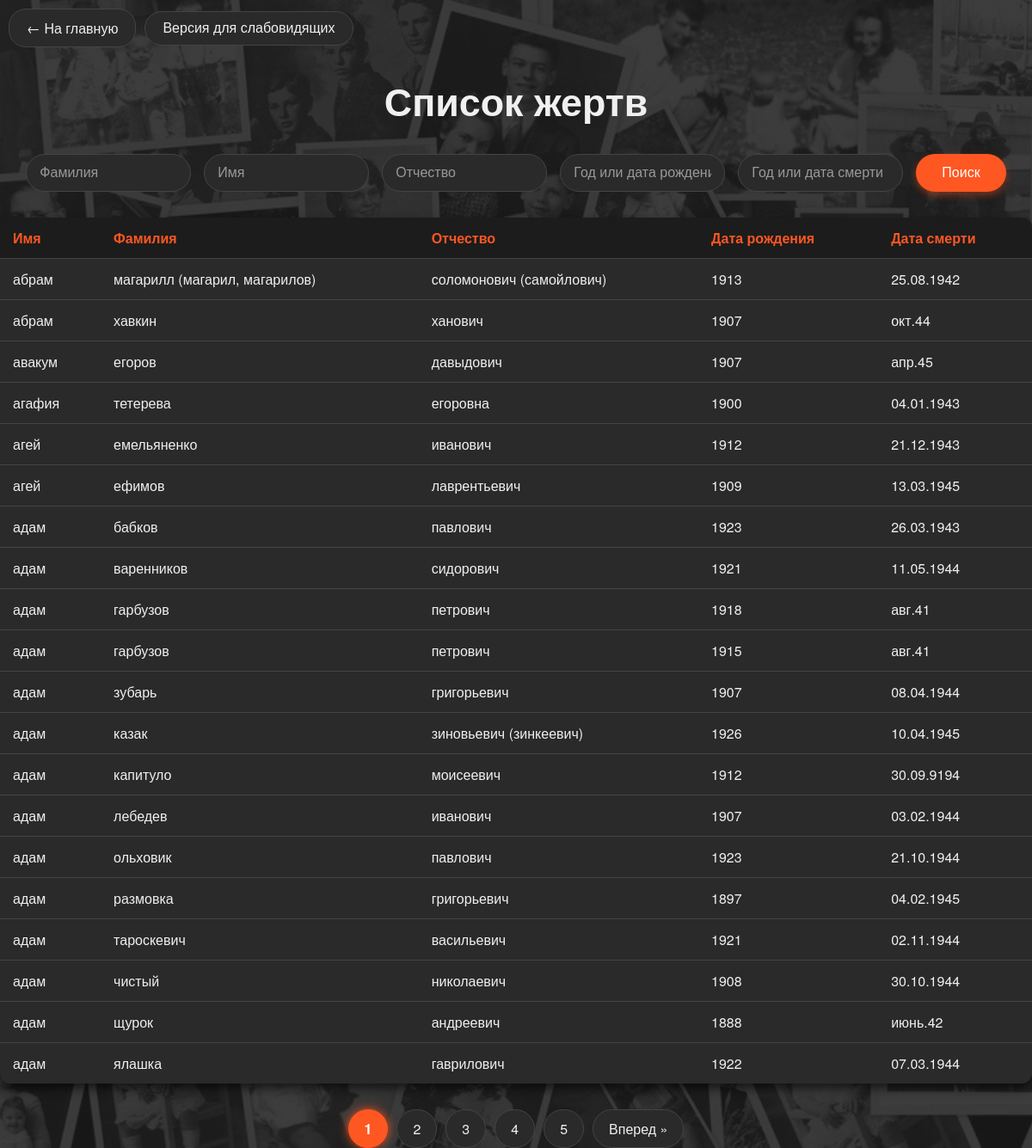
The page /6btn.php on the database its author committed.
### tables this page shows
CREATE TABLE "people" (
	"name"	TEXT,
	"surname"	TEXT,
	"patronymic"	TEXT,
	"birth_date"	TEXT,
	"death_date"	TEXT
);

### 6btn.php (the view, shortened to what this page needs)
<?php
function h($str) {
    return htmlspecialchars($str ?? '', ENT_QUOTES, 'UTF-8');
}
$pdo = new PDO('sqlite:bd_from_csv.sqlite');
$pdo->setAttribute(PDO::ATTR_ERRMODE, PDO::ERRMODE_EXCEPTION);
$surname = $_GET['surname'] ?? '';
$name = $_GET['name'] ?? '';
$patronymic = $_GET['patronymic'] ?? '';
$birth_date = $_GET['birth_date'] ?? '';
$death_date = $_GET['death_date'] ?? '';
$page = max(1, (int)($_GET['page'] ?? 1));
$perPage = 20;
$where = [];
$params = [];
$where[] = "surname != 'Фамилия'";
$where[] = "name != 'Имя'";
$where[] = "patronymic != 'Отчество'";
$where[] = "birth_date != 'Дата рождения'";
$where[] = "death_date != 'Дата смерти'";
$whereSQL = $where ? 'WHERE ' . implode(' AND ', $where) : '';
$countStmt = $pdo->prepare("SELECT COUNT(*) FROM people $whereSQL");
$countStmt->execute($params);
$total = $countStmt->fetchColumn();
$offset = ($page - 1) * $perPage;
$sql = "SELECT * FROM people $whereSQL ORDER BY surname, name, patronymic LIMIT :limit OFFSET :offset";
$stmt = $pdo->prepare($sql);
$stmt->bindValue(':limit', $perPage, PDO::PARAM_INT);
$stmt->bindValue(':offset', $offset, PDO::PARAM_INT);
$stmt->execute();
$results = $stmt->fetchAll(PDO::FETCH_ASSOC);
$totalPages = ceil($total / $perPage);
?>
<!DOCTYPE html>
<html lang="ru">
<head>
</head>
<body>
<div class="top-controls">
  <a href="index.html" class="back-home-btn">← На главную</a>
  <button onclick="toggleAccessibility()" id="accessibilityBtn">Версия для слабовидящих</button>
</div>
<h1>Список жертв</h1>
<form method="get">
    <input type="text" name="surname" placeholder="Фамилия" value="<?= h($surname) ?>" />
    <input type="text" name="name" placeholder="Имя" value="<?= h($name) ?>" />
    <input type="text" name="patronymic" placeholder="Отчество" value="<?= h($patronymic) ?>" />
    <input type="text" name="birth_date" placeholder="Год или дата рождения" value="<?= h($birth_date) ?>" />
    <input type="text" name="death_date" placeholder="Год или дата смерти" value="<?= h($death_date) ?>" />
    <button type="submit">Поиск</button>
</form>
<table>
    <thead>
        <tr>
            <th>Имя</th>
            <th>Фамилия</th>
            <th>Отчество</th>
            <th>Дата рождения</th>
            <th>Дата смерти</th>
        </tr>
    </thead>
    <tbody>
        <?php if ($results): ?>
            <?php foreach ($results as $row): ?>
                <tr>
                    <td><?= h($row['surname']) ?></td>
                    <td><?= h($row['name']) ?></td>
                    <td><?= h($row['patronymic']) ?></td>
                    <td><?= h($row['birth_date']) ?></td>
                    <td><?= h($row['death_date']) ?></td>
                </tr>
            <?php endforeach; ?>
        <?php else: ?>
            <tr><td colspan="5">Нет данных</td></tr>
        <?php endif; ?>
    </tbody>
</table>
<div class="pagination">
    <?php
    $start = max(1, $page - 4);
    $end = min($totalPages, $page + 4);
    for ($p = $start; $p <= $end; $p++):
    ?>
        <?php if ($p == $page): ?>
            <span class="current"><?= $p ?></span>
        <?php else: ?>
            <a href="?<?= http_build_query(array_merge($_GET, ['page' => $p])) ?>"><?= $p ?></a>
        <?php endif; ?>
    <?php endfor; ?>
    <?php if ($page < $totalPages): ?>
        <a href="?<?= http_build_query(array_merge($_GET, ['page' => $page + 1])) ?>">Вперед &raquo;</a>
    <?php endif; ?>
</div>
</body>
</html>

### 6btn.php (style rules this page uses)
body { font-family: 'Helvetica Neue', 'Pathway Gothic One', sans-serif; background-color: #1c1c1c; color: #f0f0f0; margin: 0; padding: 0; background-image: url('fon.jpg'); background-size: cover; background-position: center; background-repeat: no-repeat; background-attachment: fixed; position: relative; z-index: 0; }
body::before { content: ""; position: fixed; top: 0; left: 0; right: 0; bottom: 0; background: rgba(28, 28, 28, 0.85); z-index: -1; }
h1 { color: #f0f0f0; font-weight: 600; font-size: 2.8em; text-align: center; margin-bottom: 30px; }
form { display: flex; flex-wrap: wrap; gap: 15px; justify-content: center; margin-bottom: 30px; }
input[type=text] { padding: 12px 15px; width: 160px; background-color: #2a2a2a; border: 1px solid #444444; border-radius: 25px; color: #f0f0f0; font-size: 1em; transition: border-color 0.3s ease, background-color 0.3s ease; }
input[type=text]::placeholder { color: #999999; }
button[type=submit] { padding: 12px 30px; background-color: #ff5722; color: white; border: none; border-radius: 25px; cursor: pointer; font-size: 1em; transition: background-color 0.3s ease, transform 0.3s ease; box-shadow: 0 4px 8px rgba(255, 87, 34, 0.4); }
table { border-collapse: collapse; width: 100%; background-color: #2a2a2a; border-radius: 12px; overflow: hidden; box-shadow: 0 6px 12px rgba(0, 0, 0, 0.6); }
th, td { padding: 12px 15px; border-bottom: 1px solid #444444; color: #f0f0f0; text-align: left; font-size: 1em; }
th { background-color: #1c1c1c; font-weight: 600; color: #ff5722; }
tbody tr:last-child td { border-bottom: none; }
.pagination { margin-top: 30px; display: flex; flex-wrap: wrap; justify-content: center; gap: 10px; }
.pagination a, .pagination span { padding: 10px 18px; border: 1px solid #444444; border-radius: 25px; text-decoration: none; color: #f0f0f0; background-color: #2a2a2a; font-weight: 500; transition: background-color 0.3s ease, border-color 0.3s ease; }
.pagination span.current { background-color: #ff5722; color: white; border-color: #ff5722; font-weight: 700; box-shadow: 0 0 12px rgba(255, 87, 34, 0.9); }
.top-controls a.back-home-btn, .top-controls button { padding: 10px 20px; background-color: #2a2a2a; color: #f0f0f0; border: 1px solid #444444; border-radius: 20px; text-decoration: none; font-size: 1em; cursor: pointer; transition: background-color 0.3s ease, transform 0.3s ease, box-shadow 0.3s ease; }
.top-controls { display: flex; align-items: center; gap: 10px; margin: 10px; }

### rows shown on the page
people: surname "абрам", name "магарилл (магарил, магарилов)", patronymic "соломонович (самойлович)", birth_date "1913", death_date "25.08.1942"
people: surname "абрам", name "хавкин", patronymic "ханович", birth_date "1907", death_date "окт.44"
people: surname "авакум", name "егоров", patronymic "давыдович", birth_date "1907", death_date "апр.45"
people: surname "агафия", name "тетерева", patronymic "егоровна", birth_date "1900", death_date "04.01.1943"
people: surname "агей", name "емельяненко", patronymic "иванович", birth_date "1912", death_date "21.12.1943"
people: surname "агей", name "ефимов", patronymic "лаврентьевич", birth_date "1909", death_date "13.03.1945"
people: surname "адам", name "бабков", patronymic "павлович", birth_date "1923", death_date "26.03.1943"
people: surname "адам", name "варенников", patronymic "сидорович", birth_date "1921", death_date "11.05.1944"
people: surname "адам", name "гарбузов", patronymic "петрович", birth_date "1918", death_date "авг.41"
people: surname "адам", name "гарбузов", patronymic "петрович", birth_date "1915", death_date "авг.41"
people: surname "адам", name "зубарь", patronymic "григорьевич", birth_date "1907", death_date "08.04.1944"
people: surname "адам", name "казак", patronymic "зиновьевич (зинкеевич)", birth_date "1926", death_date "10.04.1945"
people: surname "адам", name "капитуло", patronymic "моисеевич", birth_date "1912", death_date "30.09.9194"
people: surname "адам", name "лебедев", patronymic "иванович", birth_date "1907", death_date "03.02.1944"
people: surname "адам", name "ольховик", patronymic "павлович", birth_date "1923", death_date "21.10.1944"
people: surname "адам", name "размовка", patronymic "григорьевич", birth_date "1897", death_date "04.02.1945"
people: surname "адам", name "тароскевич", patronymic "васильевич", birth_date "1921", death_date "02.11.1944"
people: surname "адам", name "чистый", patronymic "николаевич", birth_date "1908", death_date "30.10.1944"
people: surname "адам", name "щурок", patronymic "андреевич", birth_date "1888", death_date "июнь.42"
people: surname "адам", name "ялашка", patronymic "гаврилович", birth_date "1922", death_date "07.03.1944"
